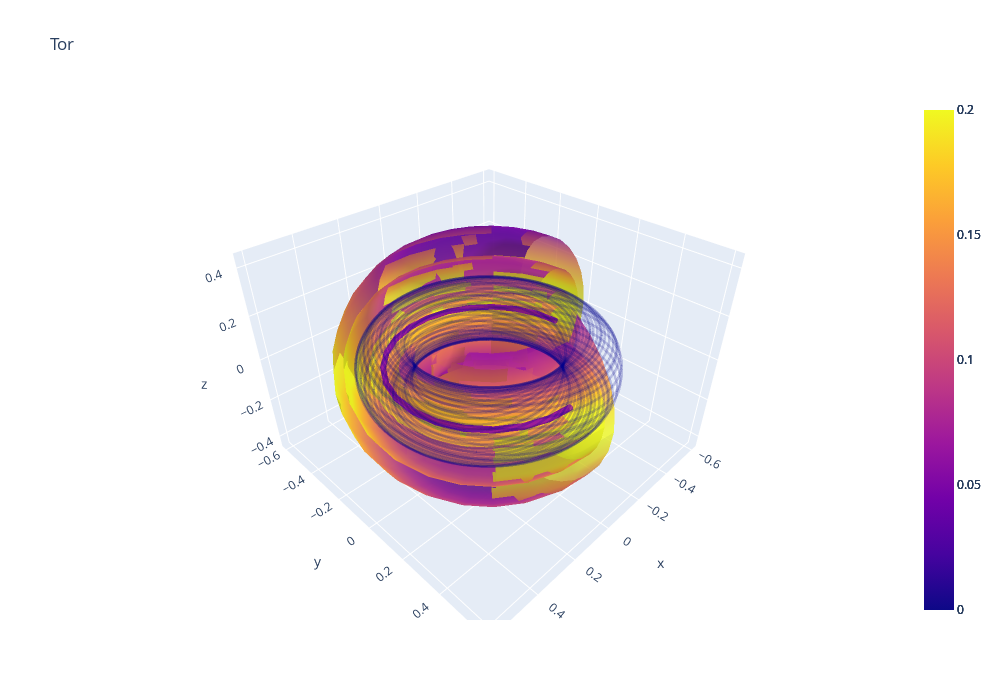

Notebook cell for this chart:
### Code cell
tor1 = create_tor_mesh(r= 1.0, cmin= 0, cmax= 0.2)
tor2 = create_tor_mesh(r= 0.75, cmin= 0, cmax= 0.2)
tor3 = create_tor_mesh(r= 0.5, cmin= 0, cmax= 0.2)
tor4 = create_tor_mesh(r= 0.25, cmin= 0, cmax= 0.2)
tor5 = create_tor_mesh(r= 0.05, cmin= 0, cmax= 0.2)
#line1 = create_test_line(1.0)
line1 = create_mag_line(.5, 100)
#line2 = create_mag_line(0.25, 1*248) 

fig = go.Figure(data=[tor1, tor2, tor3, tor4, tor5, line1])

fig.update_layout( title_text="Tor",
      autosize=False,
      width=1000,
      height=700,
  
)
fig.show()

### Figure 1 — Plotly figure (JSON) as saved in the notebook; plotly's stock layout.template omitted (floating-point values rounded to 4 significant figures; data arrays with more than 128 entries replaced by an {"elided": "..."} marker saying what was removed)
{"data": [{"alphahull": 1, "cmax": 0.2, "cmin": 0, "flatshading": false, "i": {"elided": "1102 int values"}, "intensity": {"elided": "600 float values"}, "intensitymode": "vertex", "j": {"elided": "1102 int values"}, "k": {"elided": "1102 int values"}, "opacity": 0.8, "type": "mesh3d", "x": {"elided": "600 float values"}, "y": {"elided": "600 float values"}, "z": {"elided": "600 float values"}}, {"alphahull": 1, "cmax": 0.2, "cmin": 0, "flatshading": false, "i": {"elided": "1102 int values"}, "intensity": {"elided": "600 float values"}, "intensitymode": "vertex", "j": {"elided": "1102 int values"}, "k": {"elided": "1102 int values"}, "opacity": 0.8, "type": "mesh3d", "x": {"elided": "600 float values"}, "y": {"elided": "600 float values"}, "z": {"elided": "600 float values"}}, {"alphahull": 1, "cmax": 0.2, "cmin": 0, "flatshading": false, "i": {"elided": "1102 int values"}, "intensity": {"elided": "600 float values"}, "intensitymode": "vertex", "j": {"elided": "1102 int values"}, "k": {"elided": "1102 int values"}, "opacity": 0.8, "type": "mesh3d", "x": {"elided": "600 float values"}, "y": {"elided": "600 float values"}, "z": {"elided": "600 float values"}}, {"alphahull": 1, "cmax": 0.2, "cmin": 0, "flatshading": false, "i": {"elided": "1102 int values"}, "intensity": {"elided": "600 float values"}, "intensitymode": "vertex", "j": {"elided": "1102 int values"}, "k": {"elided": "1102 int values"}, "opacity": 0.8, "type": "mesh3d", "x": {"elided": "600 float values"}, "y": {"elided": "600 float values"}, "z": {"elided": "600 float values"}}, {"alphahull": 1, "cmax": 0.2, "cmin": 0, "flatshading": false, "i": {"elided": "1102 int values"}, "intensity": {"elided": "600 float values"}, "intensitymode": "vertex", "j": {"elided": "1102 int values"}, "k": {"elided": "1102 int values"}, "opacity": 0.8, "type": "mesh3d", "x": {"elided": "600 float values"}, "y": {"elided": "600 float values"}, "z": {"elided": "600 float values"}}, {"line": {"color": "darkblue", "width": 5}, "mode": "lines", "opacity": 0.2, "type": "scatter3d", "x": {"elided": "5000 float values"}, "y": {"elided": "5000 float values"}, "z": {"elided": "5000 float values"}}], "layout": {"autosize": false, "height": 700, "title": {"text": "Tor"}, "width": 1000}}
